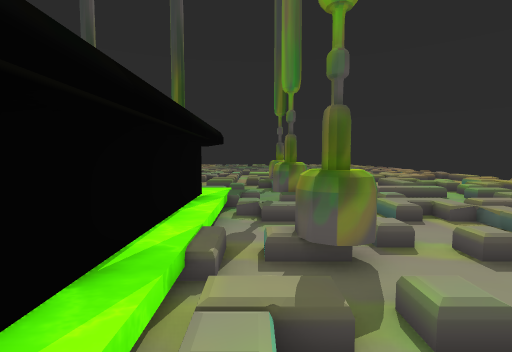
[1] (above)

12 first-person views from a walk through a 3-D level made in the Unity game engine. The camera is 1.5 m above the floor, tilts 4° down and sees 85° across. The floor is counted in squares, 1 m on a side. Each view is taken from the middle of a square. On the plan, view 1 faces up. The plan holds only what a view shows up to about 14 squares ahead; the rest is blank. The place goes on beyond the plan. Some surface patterns are stand-ins.

[2]
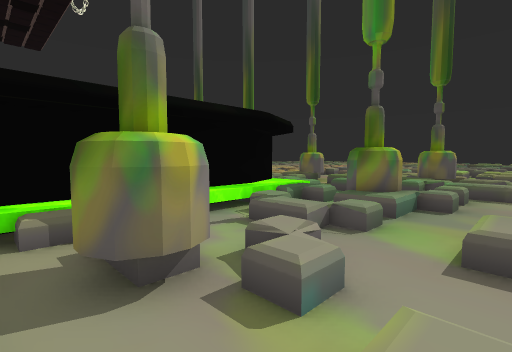

[3]
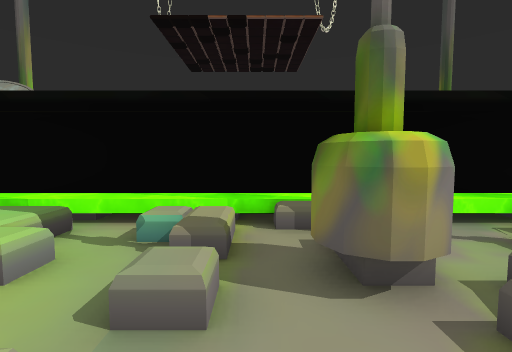

[4]
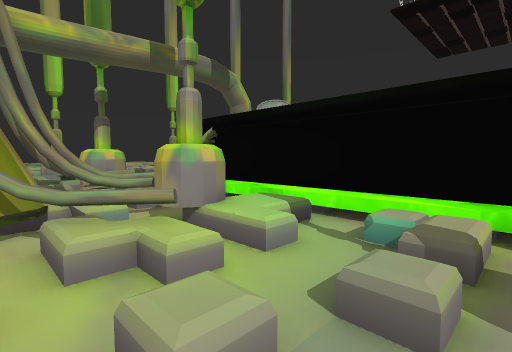

[5]
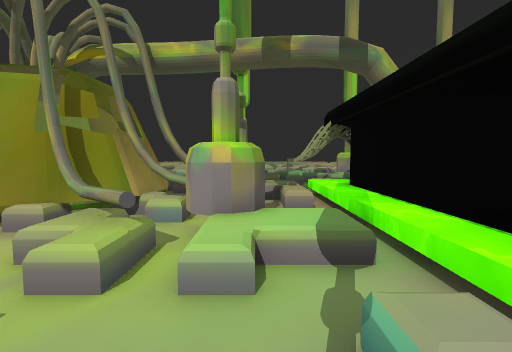

[6]
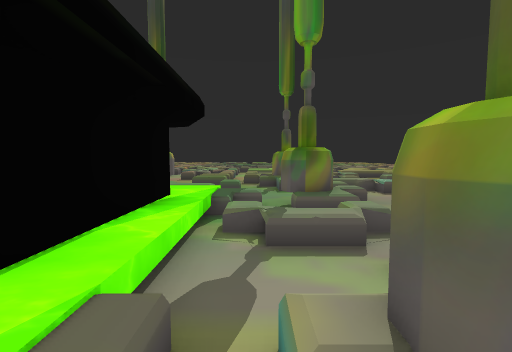

[7]
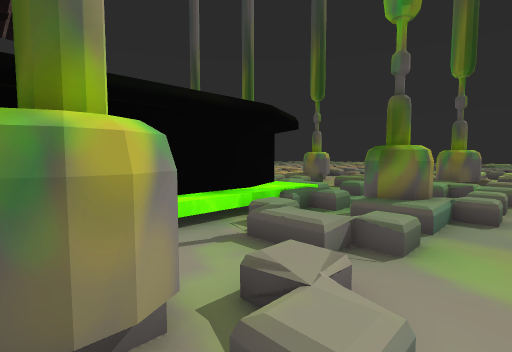

[8]
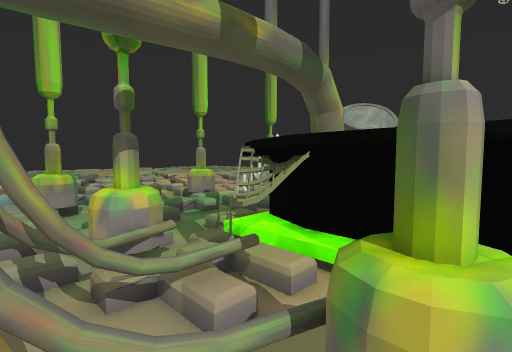

[9]
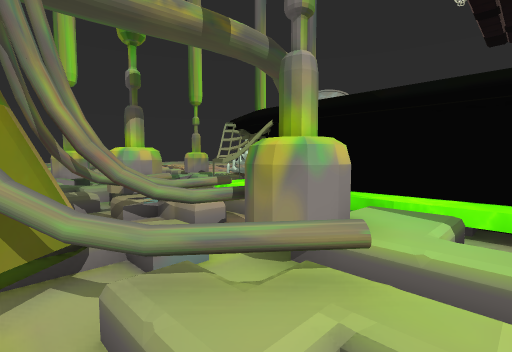

[10]
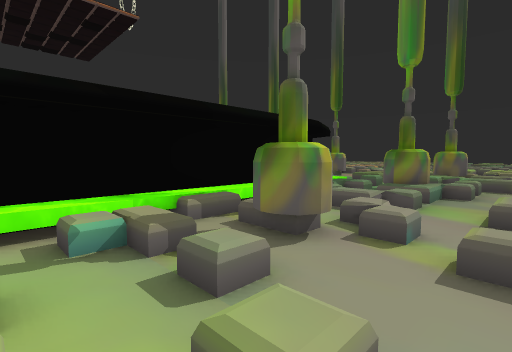

[11]
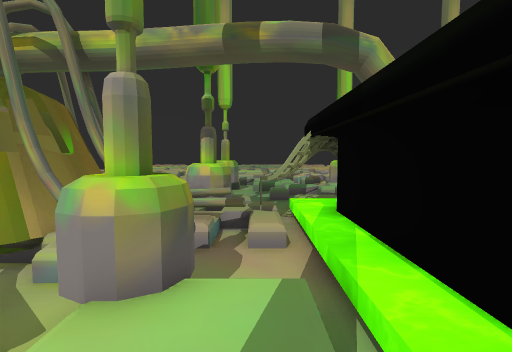

[12]
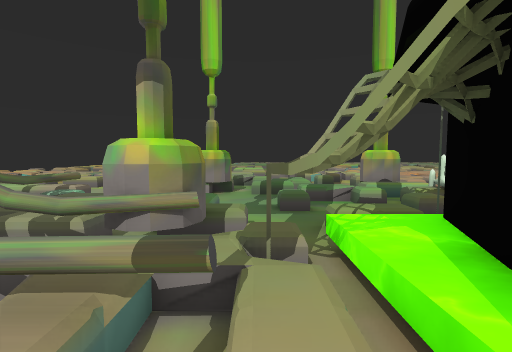

### Floor plan
Key: @ floor where view 1 was taken; # wall or solid block; . main floor; : floor 0.25 m higher than the main floor; + floor 0.5 m higher than the main floor; / step, stairs or slope; = window, fence, low wall or low ledge; ≈ slime the walk keeps out of; ^ raised ledge; O other object.
Columns run from 7 left of view 1 to 5 right of it. Each row starts with its distance up from view 1.
 20          #
 19         ##OO
 18     OO /O/  O
 17    /.  ./O///
 16    /  O.////O
 15    // ... O..
 14     OO...  ..
 13     #≈≈.##O.
 12     ##≈O##...
 11      #≈......
 10      ≈≈O.O..O
  9      ≈≈.O...O
  8      ≈≈......
  7      ≈≈..OO..
  6      #≈.##..O
  5      #O.##...
  4      ≈≈......
  3      ≈≈/:+...
  2      ≈≈/...O/
  1      ≈≈.///./
  0      ≈≈@/////
 -1      ≈≈+##./#
 -2      ≈≈.##..#
 -3      ≈≈..=###
 -4      ≈≈O...##
 -5 OO   ≈≈===###
 -6     #≈##==###
 -7 OO  #≈≈^###.#
 -8     /=./##OO#
 -9     /////O.
-10  #//....///
-11  #../.O.
-12  =OO/.....O
-13  ///OO.....
-14  ##/  +/##.
-15   #   +/##
-16        ..
-17        O.
-18
-19
-20           O

Positions as (right, up) in squares from view 1, and headings:
1: (0, 0), facing up
2: (5, 4), facing up-left
3: (5, 4), facing left
4: (5, 4), facing down-left
5: (1, 4), facing down
6: (0, 4), facing up
7: (4, 5), facing up-left
8: (4, -1), facing down-left
9: (5, 1), facing down-left
10: (5, 1), facing up-left
11: (0, 2), facing down
12: (0, -3), facing down
